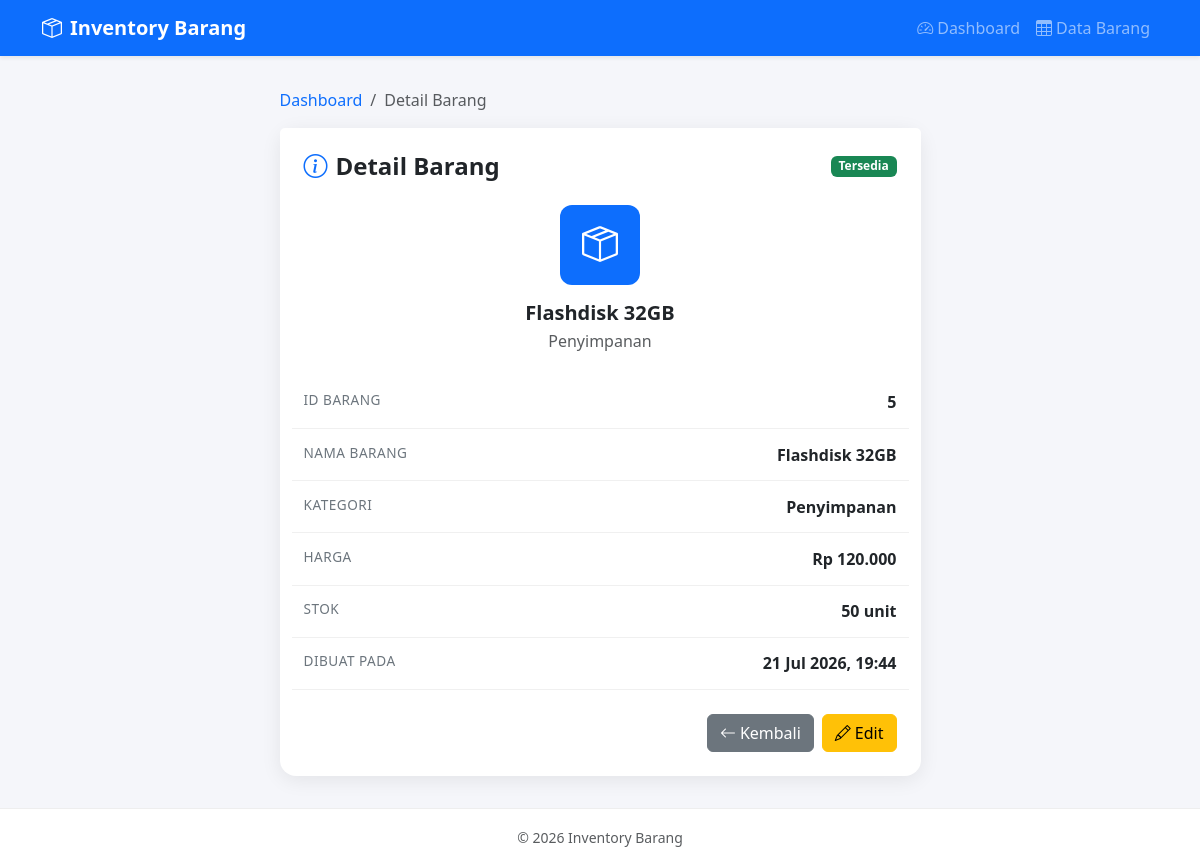
The page /detail.php?id=5 on the database its author committed.
### tables this page shows
CREATE TABLE IF NOT EXISTS barang (
  id          INT(11) NOT NULL AUTO_INCREMENT,
  nama_barang VARCHAR(100) NOT NULL,
  kategori    VARCHAR(100) NOT NULL,
  harga       INT(11) NOT NULL DEFAULT 0,
  stok        INT(11) NOT NULL DEFAULT 0,
  created_at  TIMESTAMP NOT NULL DEFAULT CURRENT_TIMESTAMP,
  PRIMARY KEY (id)
);

### detail.php (the view, shortened to what this page needs)
<?php
require_once 'config/koneksi.php';
$id = isset($_GET['id']) ? (int) $_GET['id'] : 0;
$result = mysqli_query($koneksi, "SELECT * FROM barang WHERE id = $id");
$barang = mysqli_fetch_assoc($result);
if ($barang['stok'] == 0) {
    $stokStatus = '<span class="badge bg-danger">Habis</span>';
} elseif ($barang['stok'] <= 5) {
    $stokStatus = '<span class="badge bg-warning text-dark">Stok Menipis</span>';
} else {
    $stokStatus = '<span class="badge bg-success">Tersedia</span>';
}
include 'includes/header.php';
include 'includes/navbar.php';
?>
<div class="main-content">
    <div class="container">
        <div class="row justify-content-center">
            <div class="col-lg-7">
                <nav aria-label="breadcrumb" class="mb-3">
                    <ol class="breadcrumb mb-0">
                        <li class="breadcrumb-item"><a href="index.php" class="text-decoration-none">Dashboard</a></li>
                        <li class="breadcrumb-item active" aria-current="page">Detail Barang</li>
                    </ol>
                </nav>
                <div class="card detail-card">
                    <div class="card-header bg-white border-0 d-flex justify-content-between align-items-center pt-4 px-4">
                        <h4 class="mb-0 fw-bold"><i class="bi bi-info-circle me-2 text-primary"></i>Detail Barang</h4>
                        <?php echo $stokStatus; ?>
                    </div>
                    <div class="card-body px-4 pb-4">
                        <div class="text-center mb-4">
                            <div class="stat-icon icon-primary mx-auto mb-3" style="width:80px;height:80px;font-size:2.25rem;">
                                <i class="bi bi-box-seam"></i>
                            </div>
                            <h5 class="fw-bold mb-1"><?php echo htmlspecialchars($barang['nama_barang']); ?></h5>
                            <span class="text-muted"><?php echo htmlspecialchars($barang['kategori']); ?></span>
                        </div>
                        <div class="detail-row row">
                            <div class="col-6 detail-label">ID Barang</div>
                            <div class="col-6 detail-value text-end"><?php echo $barang['id']; ?></div>
                        </div>
                        <div class="detail-row row">
                            <div class="col-6 detail-label">Nama Barang</div>
                            <div class="col-6 detail-value text-end"><?php echo htmlspecialchars($barang['nama_barang']); ?></div>
                        </div>
                        <div class="detail-row row">
                            <div class="col-6 detail-label">Kategori</div>
                            <div class="col-6 detail-value text-end"><?php echo htmlspecialchars($barang['kategori']); ?></div>
                        </div>
                        <div class="detail-row row">
                            <div class="col-6 detail-label">Harga</div>
                            <div class="col-6 detail-value text-end">Rp <?php echo number_format($barang['harga'], 0, ',', '.'); ?></div>
                        </div>
                        <div class="detail-row row">
                            <div class="col-6 detail-label">Stok</div>
                            <div class="col-6 detail-value text-end"><?php echo $barang['stok']; ?> unit</div>
                        </div>
                        <div class="detail-row row">
                            <div class="col-6 detail-label">Dibuat Pada</div>
                            <div class="col-6 detail-value text-end"><?php echo date('d M Y, H:i', strtotime($barang['created_at'])); ?></div>
                        </div>
                        <div class="d-flex gap-2 justify-content-end mt-4">
                            <a href="index.php" class="btn btn-secondary">
                                <i class="bi bi-arrow-left me-1"></i>Kembali
                            </a>
                            <a href="edit.php?id=<?php echo $barang['id']; ?>" class="btn btn-warning">
                                <i class="bi bi-pencil me-1"></i>Edit
                            </a>
                        </div>
                    </div>
                </div>
            </div>
        </div>
    </div>
</div>
<?php include 'includes/footer.php'; ?>

### assets/css/style.css (style rules this page uses)
:root { --bg-color: #f5f6fa; --primary: #0d6efd; }
body { background-color: var(--bg-color); min-height: 100vh; display: flex; flex-direction: column; }
.main-content { flex: 1 0 auto; padding: 2rem 0; }
.stat-icon { width: 60px; height: 60px; border-radius: 0.75rem; display: flex; align-items: center; justify-content: center; font-size: 1.75rem; color: #fff; }
.icon-primary { background-color: var(--primary); }
.detail-card { border: none; border-radius: 1rem; box-shadow: 0 4px 20px rgba(0, 0, 0, 0.08); }
.detail-row { padding: 0.85rem 0; border-bottom: 1px solid #f0f0f0; }
.detail-label { color: #6c757d; font-size: 0.85rem; text-transform: uppercase; letter-spacing: 0.5px; }
.detail-value { font-weight: 600; }

### rows shown on the page
barang: nama_barang "Flashdisk 32GB", kategori "Penyimpanan", id "5", harga "120.000", stok "50", created_at "21 Jul 2026, 19:44"
